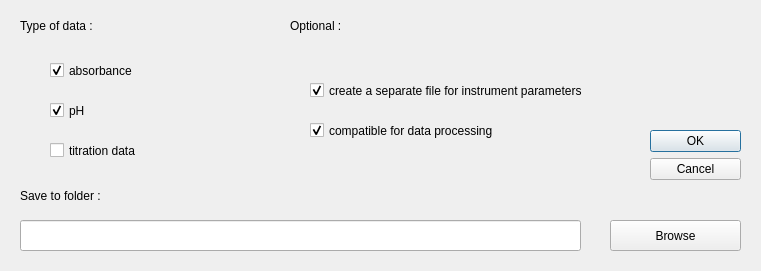
<?xml version="1.0" encoding="UTF-8"?>
<ui version="4.0">
 <class>Dialog</class>
 <widget class="QDialog" name="Dialog">
  <property name="geometry">
   <rect>
    <x>0</x>
    <y>0</y>
    <width>761</width>
    <height>271</height>
   </rect>
  </property>
  <property name="windowTitle">
   <string>Dialog</string>
  </property>
  <widget class="QDialogButtonBox" name="buttonBox">
   <property name="geometry">
    <rect>
     <x>650</x>
     <y>130</y>
     <width>91</width>
     <height>91</height>
    </rect>
   </property>
   <property name="orientation">
    <enum>Qt::Vertical</enum>
   </property>
   <property name="standardButtons">
    <set>QDialogButtonBox::Cancel|QDialogButtonBox::Ok</set>
   </property>
  </widget>
  <widget class="QLabel" name="label_file">
   <property name="geometry">
    <rect>
     <x>20</x>
     <y>180</y>
     <width>141</width>
     <height>31</height>
    </rect>
   </property>
   <property name="text">
    <string>Save to folder :</string>
   </property>
  </widget>
  <widget class="QCheckBox" name="save_pH">
   <property name="geometry">
    <rect>
     <x>50</x>
     <y>90</y>
     <width>151</width>
     <height>41</height>
    </rect>
   </property>
   <property name="text">
    <string>pH</string>
   </property>
   <property name="checked">
    <bool>true</bool>
   </property>
  </widget>
  <widget class="QCheckBox" name="save_absorbance">
   <property name="enabled">
    <bool>true</bool>
   </property>
   <property name="geometry">
    <rect>
     <x>50</x>
     <y>50</y>
     <width>151</width>
     <height>41</height>
    </rect>
   </property>
   <property name="text">
    <string>absorbance</string>
   </property>
   <property name="checked">
    <bool>true</bool>
   </property>
  </widget>
  <widget class="QCheckBox" name="compatibility_checkbox">
   <property name="enabled">
    <bool>true</bool>
   </property>
   <property name="geometry">
    <rect>
     <x>310</x>
     <y>110</y>
     <width>361</width>
     <height>41</height>
    </rect>
   </property>
   <property name="text">
    <string>compatible for data processing</string>
   </property>
   <property name="checked">
    <bool>true</bool>
   </property>
  </widget>
  <widget class="QCheckBox" name="additional_file_checkbox">
   <property name="enabled">
    <bool>true</bool>
   </property>
   <property name="geometry">
    <rect>
     <x>310</x>
     <y>70</y>
     <width>371</width>
     <height>41</height>
    </rect>
   </property>
   <property name="text">
    <string>create a separate file for instrument parameters</string>
   </property>
   <property name="checked">
    <bool>true</bool>
   </property>
  </widget>
  <widget class="QLineEdit" name="folder_name">
   <property name="geometry">
    <rect>
     <x>20</x>
     <y>220</y>
     <width>561</width>
     <height>31</height>
    </rect>
   </property>
  </widget>
  <widget class="QLabel" name="label_data_type">
   <property name="geometry">
    <rect>
     <x>20</x>
     <y>10</y>
     <width>191</width>
     <height>31</height>
    </rect>
   </property>
   <property name="text">
    <string>Type of data :</string>
   </property>
  </widget>
  <widget class="QPushButton" name="browse">
   <property name="geometry">
    <rect>
     <x>610</x>
     <y>220</y>
     <width>131</width>
     <height>31</height>
    </rect>
   </property>
   <property name="text">
    <string>Browse</string>
   </property>
  </widget>
  <widget class="QLabel" name="label_optional">
   <property name="geometry">
    <rect>
     <x>290</x>
     <y>10</y>
     <width>131</width>
     <height>31</height>
    </rect>
   </property>
   <property name="text">
    <string>Optional :</string>
   </property>
  </widget>
  <widget class="QCheckBox" name="save_titration_data">
   <property name="geometry">
    <rect>
     <x>50</x>
     <y>130</y>
     <width>191</width>
     <height>41</height>
    </rect>
   </property>
   <property name="text">
    <string>titration data</string>
   </property>
  </widget>
 </widget>
 <resources/>
 <connections>
  <connection>
   <sender>buttonBox</sender>
   <signal>accepted()</signal>
   <receiver>Dialog</receiver>
   <slot>accept()</slot>
   <hints>
    <hint type="sourcelabel">
     <x>248</x>
     <y>254</y>
    </hint>
    <hint type="destinationlabel">
     <x>157</x>
     <y>274</y>
    </hint>
   </hints>
  </connection>
  <connection>
   <sender>buttonBox</sender>
   <signal>rejected()</signal>
   <receiver>Dialog</receiver>
   <slot>reject()</slot>
   <hints>
    <hint type="sourcelabel">
     <x>316</x>
     <y>260</y>
    </hint>
    <hint type="destinationlabel">
     <x>286</x>
     <y>274</y>
    </hint>
   </hints>
  </connection>
 </connections>
</ui>
